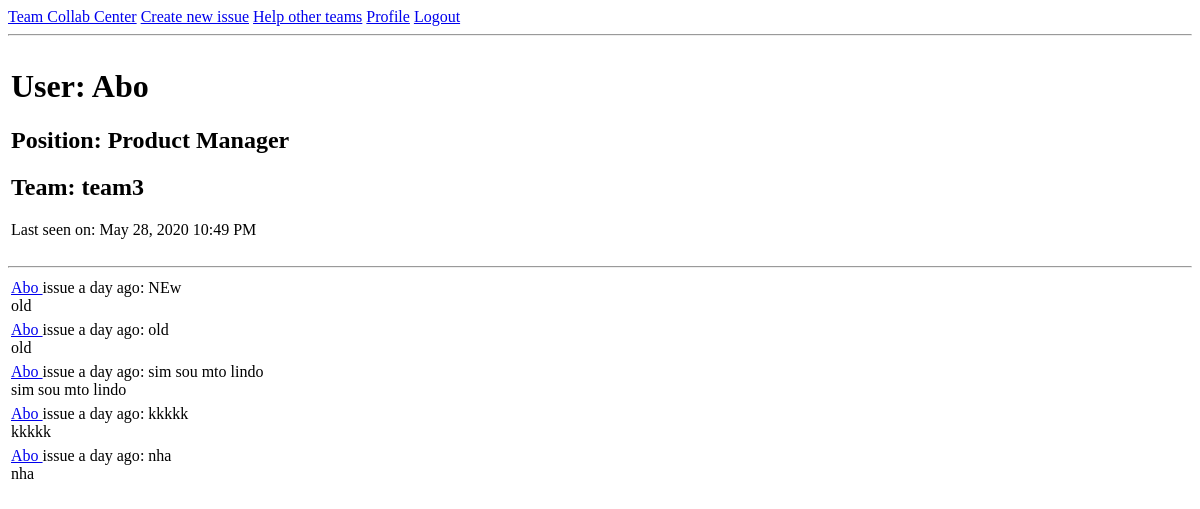
Before: /user/Abo (signed in) with the older database file.
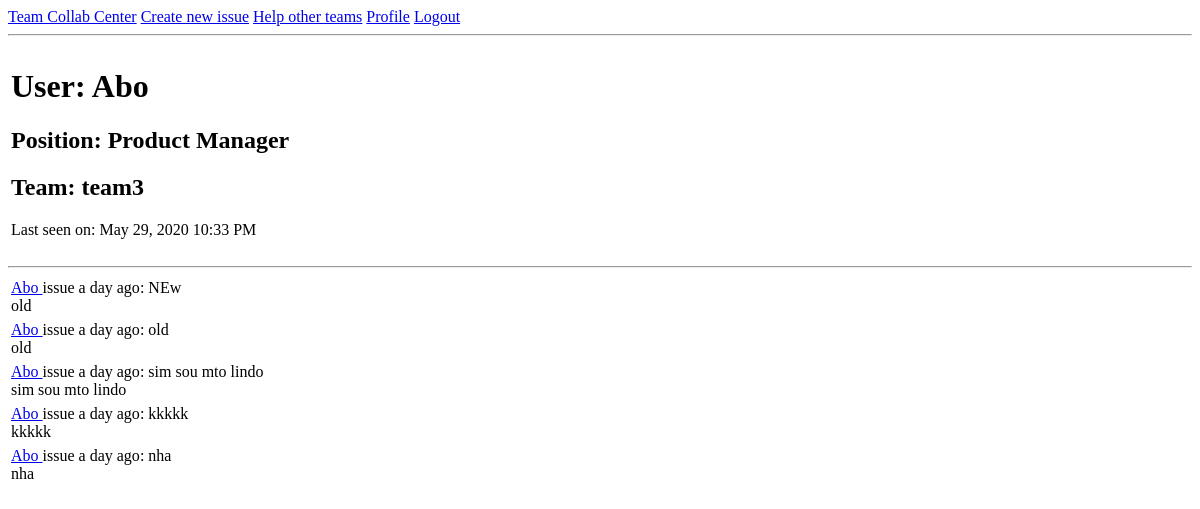
After: the same page with the newer database file.
### app/models.py (models this page shows, shortened)
class User(UserMixin, db.Model):
    __tablename__='users'
    id = db.Column(db.Integer, primary_key=True)
    username = db.Column(db.String(64), index=True, unique=True)
    email = db.Column(db.String(120), index=True, unique=True)
    password_hash = db.Column(db.String(128))
    posts = db.relationship('Post', backref='author', lazy='dynamic')
    position_id = db.Column(db.Integer, db.ForeignKey('position.id'))
    about_me = db.Column(db.String(240))
    last_seen = db.Column(db.DateTime, default=datetime.utcnow)
    team_id = db.Column(db.Integer, db.ForeignKey('teams.id'))

class Position(db.Model):
    __tablename__='position'
    id = db.Column(db.Integer, primary_key=True)
    name = db.Column(db.String(64), unique=True)
    members = db.relationship('User', backref='position_members')

class Team(db.Model):
    __tablename__='teams'
    id = db.Column(db.Integer, primary_key=True)
    name = db.Column(db.String(64), unique=True)
    members = db.relationship('User', backref='team_members')
    team_posts = db.relationship('Post', backref='team_posts')

class Post(db.Model):
    __tablename__='posts'
    id = db.Column(db.Integer, primary_key=True)
    title = db.Column(db.String(64))
    description = db.Column(db.String(1000))
    timestamp = db.Column(db.DateTime, index=True, default=datetime.utcnow)
    user_id = db.Column(db.Integer, db.ForeignKey('users.id'))
    team_id = db.Column(db.Integer, db.ForeignKey('teams.id'))

### app/routes.py (the view)
@app.route('/user/<username>')
@login_required
def user(username):
    user = User.query.filter_by(username=username).first_or_404()
    page = request.args.get('page', 1, type=int)
    posts = Post.query.filter_by(user_id=user.id).order_by(
        Post.timestamp.desc()).paginate(
        page, app.config['POSTS_PER_PAGE'], False)
    next_url = url_for('user', username=user.username, page=posts.next_num) \
        if posts.has_next else None
    prev_url = url_for('user', username=user.username, page=posts.prev_num) \
        if posts.has_prev else None
    return render_template('user.html', user=user, posts=posts.items,
                           next_url=next_url, prev_url=prev_url)

### app/models.py (called while the page is built)
@login.user_loader
def load_user(id):
    return User.query.get(int(id))

### app/routes.py (called while the page is built)
@app.before_request
def before_request():
    if current_user.is_authenticated:
        current_user.last_seen = datetime.utcnow()
        db.session.commit()

### app/templates/user.html (shortened to what this page needs)
{% extends "base.html" %}
{% block content %}
    <table>
        <tr valign="top">
            <td>
                <h1>User: {{ user.username }}</h1>
                <h2>Position: {{ user.position_members.name }}</h2>
                <h2>Team: {{ user.team_members.name }}</h2>
                {% if user.last_seen %}
                    <p>Last seen on: {{ moment(user.last_seen).format('LLL') }}</p>
                {% endif %}
            </td>
        </tr>
    </table>
    <hr>
    {% for post in posts %}
        {% include '_post.html' %}
    {% endfor %}
{% endblock %}

### app/templates/base.html (shortened to what this page needs)
<!DOCTYPE html>
<html lang="en">
<head>
</head>
<body>
    <div>
        <a href="{{ url_for('index') }}">Team Collab Center</a>
        {% if current_user.is_anonymous %}
        <a href="{{ url_for('login') }}">Login</a>
        {% else %}
        <a href="{{ url_for('create_issue') }}">Create new issue</a>
        <a href="{{ url_for('explore') }}">Help other teams</a>
        <a href="{{ url_for('user', username=current_user.username) }}">Profile</a>
        <a href="{{ url_for('logout') }}">Logout</a>
        {% endif %}
    </div>
    <hr>
    {% block content %}{% endblock %}
</body>
</html>

### app/templates/_post.html
<table>
    <tr valign="top">
        <td>
            <a href="{{ url_for('user', username=post.author.username) }}">
            {{ post.author.username }}
            </a>
            issue {{ moment(post.timestamp).fromNow() }}: {{ post.title }}
            <br>
            {{ post.description }}
        </td>
    </tr>
</table>

Changed rows visible on the page:
changed User "Abo": last_seen "May 28, 2020 10:49 PM" → "May 29, 2020 10:33 PM"
